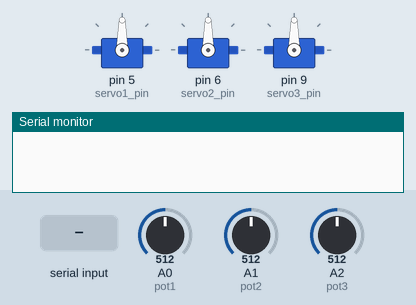
Simulated run of this sketch. Board: Arduino Uno, built with avr-gcc and run on an emulated ATmega328P. Parts: 3 × servo, the last lines printed to the serial monitor. The inputs (shaded band) are chosen by the test bench; at power-on: A0 (pot1) = 512, A1 (pot2) = 512, A2 (pot3) = 512.

Above: at 1.2 s.
1.3 s: "S" received over Serial
2.8 s: A0 (pot1) set to 716
At 3.9 s:
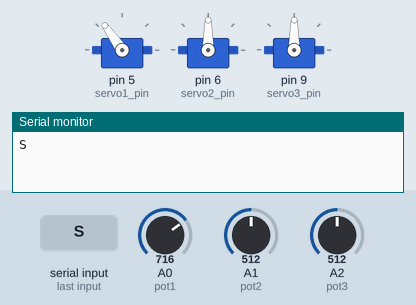
4.3 s: A1 (pot2) set to 716
At 5.1 s:
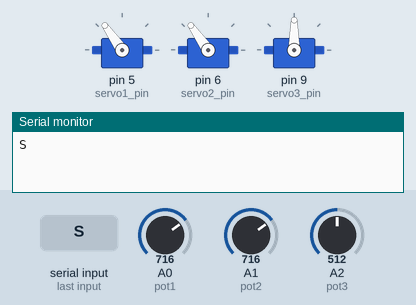
5.8 s: A2 (pot3) set to 716
At 6.2 s:
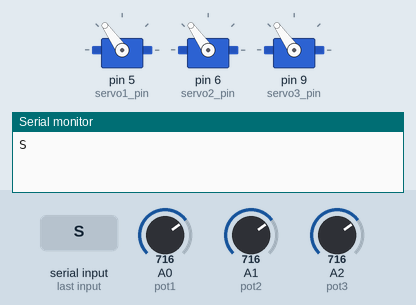
7.3 s: A0 (pot1) set to 900
At 8.5 s:
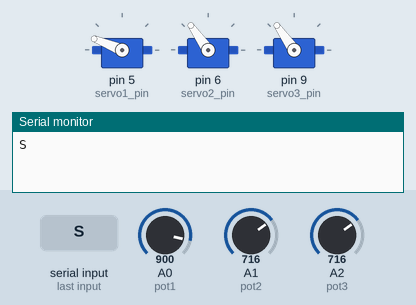
8.8 s: A1 (pot2) set to 900
At 9.6 s:
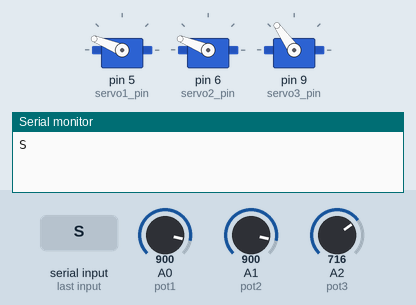
Timing chart, 0 to 11.3 s (numbered marks = the images above; inputs shaded):
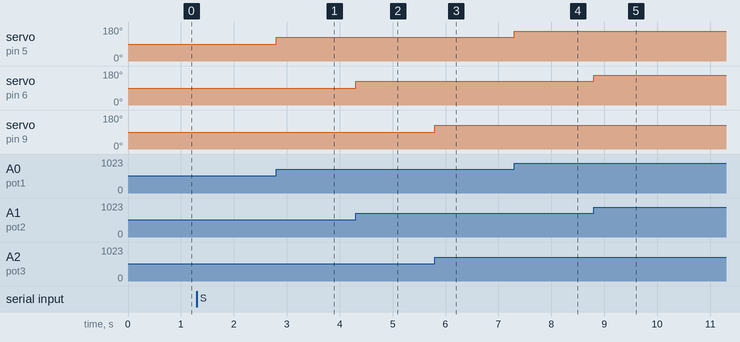

The sketch:

movement_memorizing_potentiometer_robot_arm.ino
```cpp
//basics idea
//there is different commands send, depending on it the robot will : start recording (R), stop recording (T), delete recorded moves (I), or show recorded moves (S)
//the robot will record moves in an array


//define signal pins in servo motors
#define servo1_pin 5
#define servo2_pin 6
#define servo3_pin 9

//define analog input pins for potenttiometer
#define pot1 A0
#define pot2 A1
#define pot3 A2

#include <Servo.h> //include servo library
#define array_size 100

int val1 = 0, val2 = 0, val3 = 0, degree1 = 0, degree2 =0, degree3 = 0; //variables to store potentiometers values
int record = 0;
char command; //store command
int servo1moves[array_size] = {}; //array to store movements
int servo2moves[array_size] = {};
int servo3moves[array_size] = {};
int move = 0; //to store current move

//intialize servo motors
	Servo servo1;
  	Servo servo2;
  	Servo servo3;


void setup()
{
	//attach servo motors to their pins
  	servo1.attach(servo1_pin);
  	servo2.attach(servo2_pin);
  	servo3.attach(servo3_pin);

  	Serial.begin(9600); //to make it as indication to start memory mode


}


void loop()
{
  //read potentiometer values
  val1 = analogRead(pot1);
  val2 = analogRead(pot2);
  val3 = analogRead(pot3);


  degree1 = map(val1, 0, 1023, 0, 180);
  degree2 = map(val2, 0, 1023, 0, 180);
  degree3 = map(val3, 0, 1023, 0, 180);

  servo1.write(degree1);
  servo2.write(degree2);
  servo3.write(degree3);

  command = Serial.read();


    if (record == 1)
    {

	servo1moves[move] = degree1;
      if(move < array_size)
      {move++;}

    servo2moves[move] = degree2;
      if(move < array_size)
      {move++;}

    servo3moves[move] = degree3;
      if(move < array_size)
      {move++;}
    }


  if (command == 'R')   //record moves
  {
    Serial.println(command);
  	record = 1;
  }
     else if(command == 'T') //stop recording
   {
    Serial.println(command);
	record = 0;
   }

  else if(command == 'I') //delete recorded moves
  {
    Serial.println(command);
	move = 0;
    memset(servo1moves, 0, sizeof(servo1moves));
    memset(servo2moves, 0, sizeof(servo2moves));
    memset(servo3moves, 0, sizeof(servo3moves));
  }


  else if(command == 'S') //show recorded moves
  {
    Serial.println(command);


	for(int j = 0; j<= move; j++)
    {

      	servo1.write(servo1moves[j]);
        servo2.write(servo2moves[j]);
        servo3.write(servo3moves[j]);
    }

  }
}
```

Measured:
- after the input at 2.8 s, servo on pin 5 (servo1_pin): 90° → 125° at once
- after the input at 4.3 s, servo on pin 6 (servo2_pin): 90° → 125° at once
- after the input at 5.8 s, servo on pin 9 (servo3_pin): 90° → 125° at once
- after the input at 7.3 s, servo on pin 5 (servo1_pin): 125° → 158° at once
- after the input at 8.8 s, servo on pin 6 (servo2_pin): 125° → 158° at once
